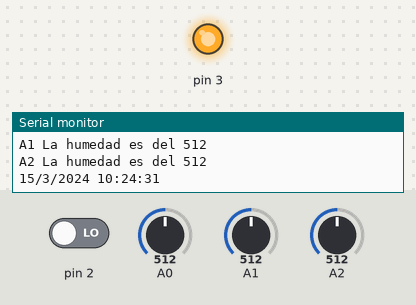
This sketch was run on a simulated Arduino Uno, built with avr-gcc and run on an emulated ATmega328P. Shown: output pins drawn as LEDs (lit = HIGH), the last lines printed to the serial monitor. Inputs (shaded band) come from the test bench; at power-on: A0 = 512, pin 2 LOW, A1 = 512, A2 = 512. The local clock reads 2024-03-15 10:24:30 at power-on unless the sketch sets it.

Above: at 1.2 s.
1.3 s: A0 set to 308
3.2 s: A0 set to 291
At 5.2 s:
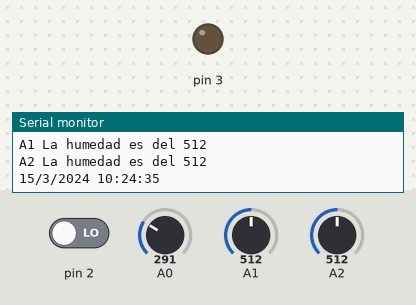
5.5 s: A0 set to 306
At 7.2 s:
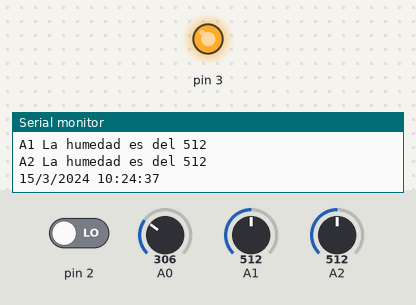
7.5 s: A0 set to 290
At 9.4 s:
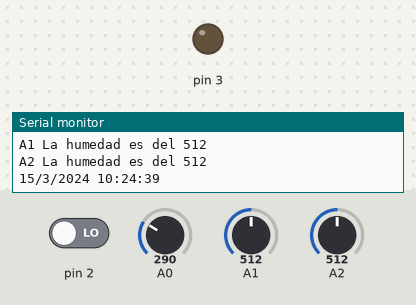
Timing chart, 0 to 10.5 s (numbered marks = the images above; inputs shaded):
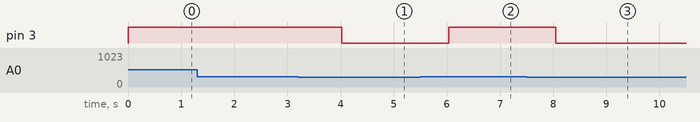

The sketch:

codigoFuente.ino
```cpp
#include <Wire.h>    // incluye libreria para interfaz I2C A4 yA5 reservados para el tiempo
#include <RTClib.h>   // incluye libreria para el manejo del modulo RTC

RTC_DS3231 rtc;     // crea objeto del tipo RTC_DS3231
int switchState = 0;
int switchState2 = 0;
void setup()
{
  Serial.begin(57600);
  pinMode(2, INPUT);
  pinMode(3, OUTPUT);
  if (! rtc.begin()) {       // si falla la inicializacion del modulo
  Serial.println("Modulo RTC no encontrado !");  // muestra mensaje de error
  while (1);         // bucle infinito que detiene ejecucion del programa
  }
//rtc.adjust(DateTime(__DATE__, __TIME__));  // funcion que permite establecer fecha y horario al momento de la compilacion. Comentar esta linea  y volver a subir para normal operacion
}
void loop()
{
  Serial.print("A0 La humedad es del ");
  Serial.println(analogRead(0));
  Serial.print("A1 La humedad es del ");
  Serial.println(analogRead(1));
  Serial.print("A2 La humedad es del ");
  Serial.println(analogRead(2));
  if(analogRead(0) > 300){
    abrirValvulaDeAgua();
  }else{
    cerraValvulaDeAgua();
  }

 DateTime fecha = rtc.now();      // funcion que devuelve fecha y horario en formato
            // DateTime y asigna a variable fecha
 Serial.print(fecha.day());     // funcion que obtiene el dia de la fecha completa
 Serial.print("/");       // caracter barra como separador
 Serial.print(fecha.month());     // funcion que obtiene el mes de la fecha completa
 Serial.print("/");       // caracter barra como separador
 Serial.print(fecha.year());      // funcion que obtiene el año de la fecha completa
 Serial.print(" ");       // caracter espacio en blanco como separador
 Serial.print(fecha.hour());      // funcion que obtiene la hora de la fecha completa
 Serial.print(":");       // caracter dos puntos como separador
 Serial.print(fecha.minute());      // funcion que obtiene los minutos de la fecha completa
 Serial.print(":");       // caracter dos puntos como separador
 Serial.println(fecha.second());    // funcion que obtiene los segundos de la fecha completa


  delay(1000);
}

int abrirValvulaDeAgua() {
  switchState = digitalRead(2);
  digitalWrite (3, HIGH);
  return 1;
}

int cerraValvulaDeAgua() {
  switchState = digitalRead(2);
  digitalWrite (3, LOW);
  return 0;
}

int prenderLed(){
  digitalWrite (3, HIGH);
}

int apagarLed(){
  digitalWrite (3, LOW);
}
```

Measured:
- the behaviour switches between 301 and 300 on A0 (found by bisection; images 0 and 1)
- after the input at 3.2 s, pin 3: HIGH → LOW after 0.83 s
- after the input at 5.5 s, pin 3: LOW → HIGH after 0.54 s
- after the input at 7.5 s, pin 3: HIGH → LOW after 0.55 s
